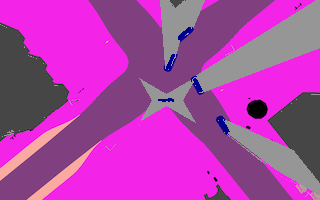
#> input picture src/bev/data/1_FRLR/train/bev+occlusion/example-original.png, 320 x 200 px
$ python -i occlusion.py   (imports and definitions only)
#> lines starting #> are read from the running program, lines starting #| are printed output that depends on the picture
#!/usr/bin/env python3
import os
import argparse
import yaml
import tqdm
import multiprocessing
import numpy as np
import cv2
import skimage.draw
import time


BLOCKING_LABELS = ["building", "wall", "car", "truck", "bus", "caravan", "trailer", "train"]
TALL_NON_BLOCKING_LABELS = ["vegetation"] # will be visible behind small blocking objects (e.g. cars)
COLORS = {
    "occluded"     : (150, 150, 150),
    "static"       : (  0,   0,   0),
    "dynamic"      : (111,  74,   0),
    "ground"       : ( 81,   0,  81),
    "road"         : (128,  64, 128),
    "sidewalk"     : (244,  35, 232),
    "parking"      : (250, 170, 160),
    "rail track"   : (230, 150, 140),
    "building"     : ( 70,  70,  70),
    "wall"         : (102, 102, 156),
    "fence"        : (190, 153, 153),
    "guard rail"   : (180, 165, 180),
    "bridge"       : (150, 100, 100),
    "tunnel"       : (150, 120,  90),
    "pole"         : (153, 153, 153),
    "polegroup"    : (153, 153, 153),
    "traffic light": (250, 170,  30),
    "traffic sign" : (220, 220,   0),
    "vegetation"   : (107, 142,  35),
    "terrain"      : (152, 251, 152),
    "sky"          : ( 70, 130, 180),
    "person"       : (255,   0,   0),
    "rider"        : (220,  20,  60),
    "car"          : (  0,   0, 142),
    "truck"        : (  0,   0,  70),
    "bus"          : (  0,  60, 100),
    "caravan"      : (  0,   0,  90),
    "trailer"      : (  0,   0, 110),
    "train"        : (  0,  80, 100),
    "motorcycle"   : (  0,   0, 230),
    "bicycle"      : (119,  11,  32),
    "roadmark"     : (255, 255, 255)
}

DUMMY_COLOR = tuple(np.random.randint(0, 256, 3))
# [2 lines not run here, left out]

class Camera:

    # [64 lines left out: functions __init__, canSee, floodFill, castRay, not called in this run]

class OcclusionProcessor:
    def __init__(self):
        # parse camera configs
        current_dir = os.path.dirname(os.path.abspath(__file__))
        self.drone_config_path = os.path.join(current_dir, "camera_configs/1_FRLR/drone.yaml")
        self.camera_config_paths = [
            os.path.join(current_dir, "camera_configs/1_FRLR/front.yaml"),
            os.path.join(current_dir, "camera_configs/1_FRLR/rear.yaml"),
            os.path.join(current_dir, "camera_configs/1_FRLR/left.yaml"),
            os.path.join(current_dir, "camera_configs/1_FRLR/right.yaml")
        ]
        with open(os.path.abspath(self.drone_config_path)) as stream:
            self.droneConfig = yaml.safe_load(stream)
        self.cameraConfigs = []
        for cameraConfig in self.camera_config_paths:
            with open(os.path.abspath(cameraConfig)) as stream:
                self.cameraConfigs.append(yaml.safe_load(stream))

        # create output directories
        self.outputDir = "./occlusion_output"
        self.outputDir = os.path.abspath(self.outputDir)
        if not os.path.exists(self.outputDir):
            os.makedirs(self.outputDir)

        self.initialized = False
        self.cameras = []
        self.base_link = None

    # [47 lines left out: function processImage, not called in this run]
        # [10 lines of commented-out code are left out]
imagePath = "/home/slsecret/PreferentialTerrainNavigation/src/bev/preprocessing/occlusion/assets/example-original.png"
# [1 line that did not run here, left out]
# [2 lines not run here, left out]

# [37 lines of commented-out code are left out]

>>> import cv2
>>> picture = cv2.imread('../data/1_FRLR/train/bev+occlusion/example-original.png', cv2.IMREAD_GRAYSCALE)
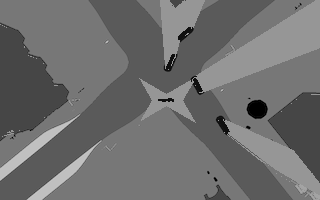
#> picture: shape (200, 320); min 0, max 199, mean 109.7
#> (the run stopped early here; a loop or call above may not have finished)
